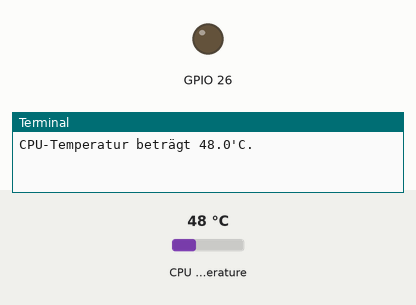
A program run on a simulated Raspberry Pi (BCM pin numbers). Parts: output pins drawn as LEDs (lit = HIGH), the last lines printed to the terminal. The inputs (shaded band) are chosen by the test bench; at power-on: CPU temperature 48 °C.

Above: at 1.2 s.
1.3 s: CPU temperature set to 52 °C
At 5.7 s:
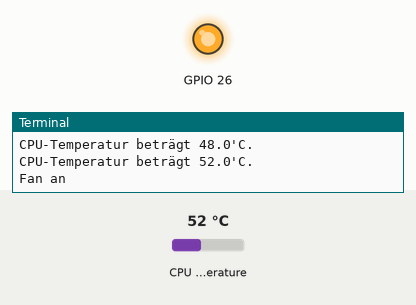
7.3 s: CPU temperature set to 36 °C
13.3 s: CPU temperature set to 33 °C
At 15.6 s:
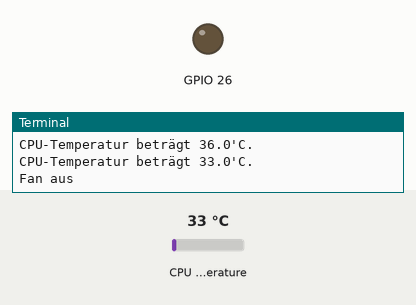
21.5 s: CPU temperature set to 58 °C
At 25.6 s:
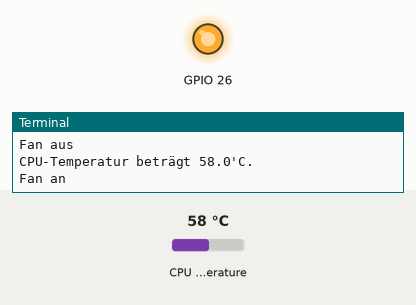
27.5 s: CPU temperature set to 31 °C
At 31.2 s:
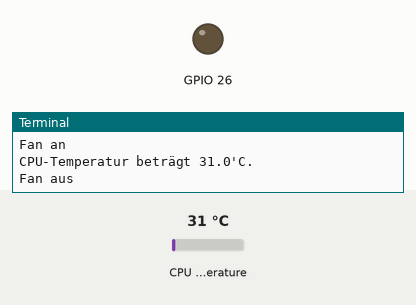
Timing chart, 0 to 32.7 s (numbered marks = the images above; inputs shaded):
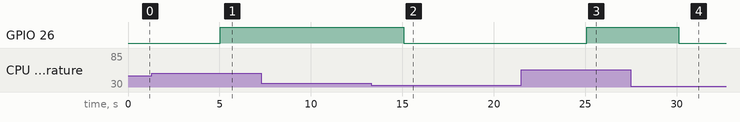

Measured:
- the behaviour switches between 50 and 51 °C on CPU temperature (found by bisection; images 0 and 1)
- the behaviour switches between 35 and 34 °C on CPU temperature (found by bisection; images 1 and 2)
- after the input at 1.3 s, GPIO 26: LOW → HIGH after 3.7 s
- after the input at 13.3 s, GPIO 26: HIGH → LOW after 1.8 s
- after the input at 21.5 s, GPIO 26: LOW → HIGH after 3.6 s
- after the input at 27.5 s, GPIO 26: HIGH → LOW after 2.6 s

The program:

fan_control_pigpio.py
```python
import os
import time
import sys
import pigpio

schwell_otemp = 50 # The maximum temperature in Celsius after which we trigger the fan
schwell_utemp = 35 # The maximum temperature in Celsius after which we trigger the fan
status = 0

pi = pigpio.pi()
pi.set_mode(26, pigpio.OUTPUT)

def getCPUtemperature():
	res = os.popen('vcgencmd measure_temp').readline()
	temp = (res.replace("temp=","").replace("'C\n",""))
	print("CPU-Temperatur beträgt {0}'C.".format(temp))
	return temp

def fanON():
	pi.write(26, True)
	return()

def fanOFF():
	pi.write(26, False)
	return()

def getTEMP(x):
	CPU_temp = float(getCPUtemperature())
	if CPU_temp>schwell_otemp:
		x = 1
		fanON()
		#print("CPU-Temperatur beträgt {0}°C".format(CPU_temp))
		print("Fan an")
	elif CPU_temp<schwell_utemp:
		x = 0
		fanOFF()
		#print("CPU-Temperatur beträgt {0}°C".format(CPU_temp))
		print("Fan aus")
	return x

try:
	while True:
		status = getTEMP(status)
		time.sleep(5) # Read the temperature every 5 sec, increase or decrease this limit if you want

except KeyboardInterrupt: # trap a CTRL+C keyboard interrupt
	sys.exit(0)
```
